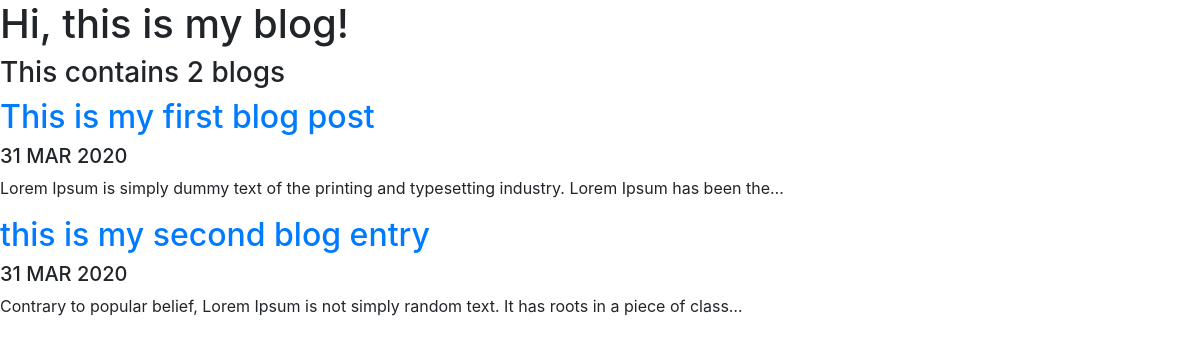
/blog/, run on an earlier commit of the app's database.
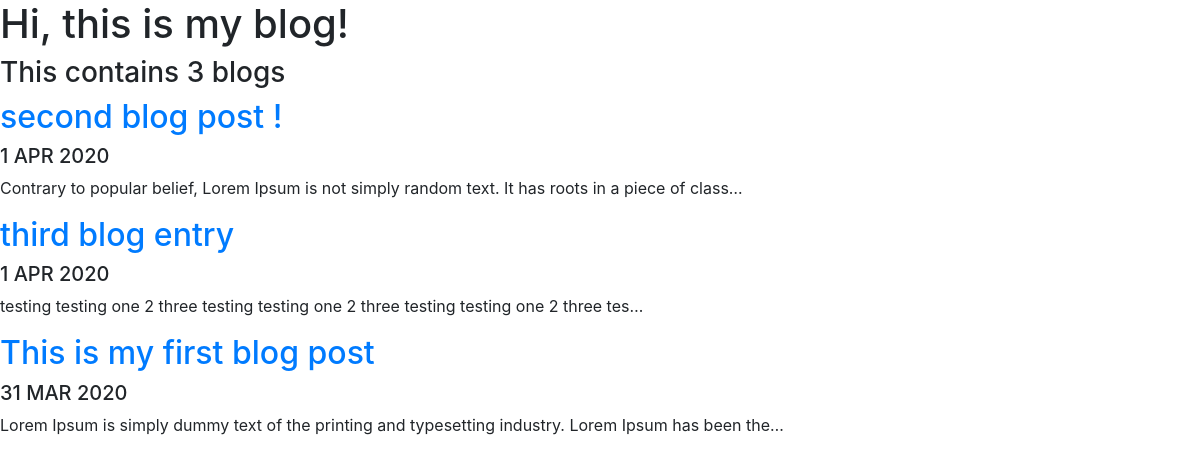
And on a later commit of the database.
### blog/models.py (models this page shows, shortened)
class Blog(models.Model): # required to generate table in database
    title = models.CharField(max_length=200)
    description = models.TextField()
    image = models.ImageField(upload_to='blog/images/')
    date = models.DateField()

### blog/views.py (the view)
# urls.py: path('', views.all_blogs, name='all_blogs'),
def all_blogs(request):
    blog_posts = Blog.objects.order_by('-date')[:3] # limit to the latest 3 objects from database that are in the Blog model i.e. last 5 blog enteries
    return render(request, 'blog/all_blogs.html', {'blog_posts':blog_posts})

### blog/templates/blog/all_blogs.html (shortened to what this page needs)
<link rel="stylesheet" href="https://stackpath.bootstrapcdn.com/bootstrap/4.4.1/css/bootstrap.min.css">
<h1> Hi, this is my blog! </h1>
<h3>This contains {{ blog_posts.count }} blog{{ blog_posts.count|pluralize }} </h3>
{% for blog in blog_posts %}
<a href="{% url 'blog:detail' blog.id %}"><h2>{{ blog.title }}</h2></a>
<h5>{{ blog.date | date:'j M Y' | upper }}</h5>
<p>{{ blog.description | striptags |truncatechars:100 }}</p>
{% endfor %}

What changed in the data, as far as the page shows it:
removed Blog: title "this is my second blog entry", date "31 MAR 2020", description "Contrary to popular belief, Lorem Ipsum is not simply random text. It has roots in a piece of class…"
added Blog: title "second blog post !", date "1 APR 2020", description "Contrary to popular belief, Lorem Ipsum is not simply random text. It has roots in a piece of class…"
added Blog: title "third blog entry", date "1 APR 2020", description "testing testing one 2 three testing testing one 2 three testing testing one 2 three tes…"
Also different on the page:
{{ blog_posts.count }}: "2" → "3"
